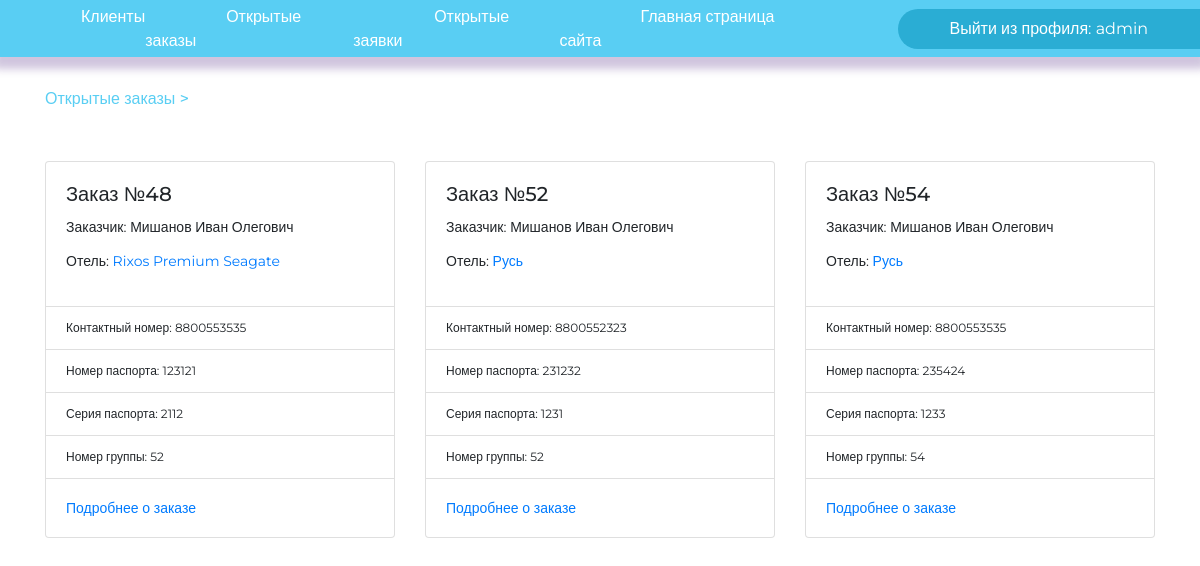
Page /agent/ (signed in) on the earlier database version.
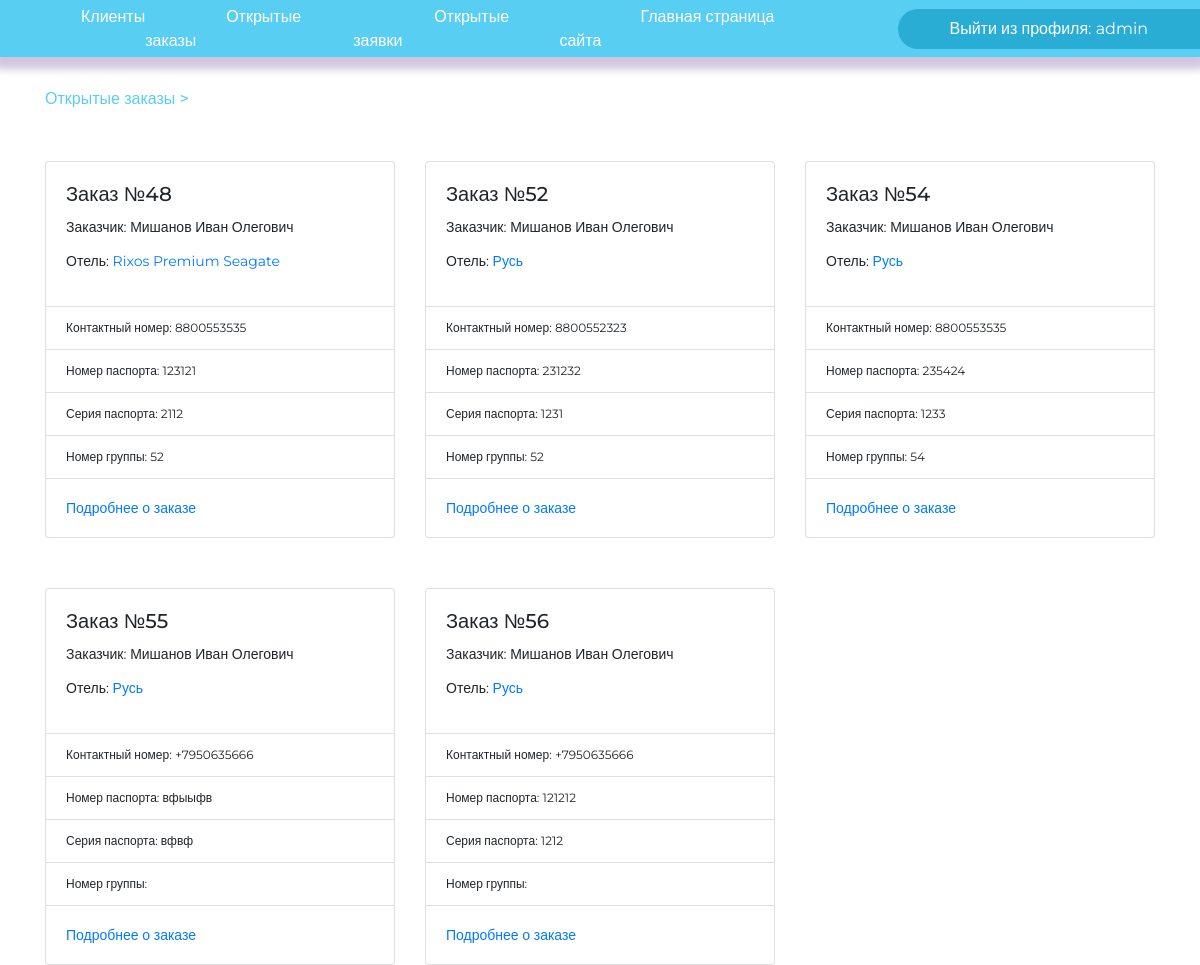
Same page on the later database version.
### djangoApp/models.py (models this page shows, shortened)
class Contract(models.Model):
    client_id = models.ForeignKey(Client, on_delete=models.CASCADE)
    hotel_id = models.ForeignKey(Hotel, on_delete=models.CASCADE)
    group_id = models.ForeignKey(
        GroupClient, on_delete=models.CASCADE, blank=True, null=True)
    sell_date = models.DateField(null=True, blank=True)
    start_date = models.DateField()
    end_date = models.DateField()
    contact_numberRegex = RegexValidator(regex=r'^((8|\+7)[\- ]?)?(\(?\d{3}\)?[\- ]?)?[\d\- ]{7,10}$',
                                         message="Номер телефона введен в неверном формате! Пример: +79261234567, 89261234567, 79261234567, 123-45-67 и т.п.")
    contact_number = models.CharField(
        max_length=13, validators=[contact_numberRegex])

class Client(models.Model):
    surname = models.CharField(max_length=30)
    name = models.CharField(max_length=30)
    patronymic = models.CharField(max_length=30)
    address = models.CharField(max_length=50)
    email = models.CharField(max_length=50)
    pass_and_serial = models.CharField(
        max_length=12, db_index=True, null=True, blank=True)
    numeric = RegexValidator(r'^[0-9+]', 'В этом поле разрешены только цифры')
    pass_number = models.CharField(max_length=6, validators=[
                                   MinLengthValidator(6, 'Длина номера паспорта 6 цифр'), numeric])
    pass_serial = models.CharField(max_length=4, validators=[
                                   MinLengthValidator(4, 'Длина серии паспорта 4 цифры'), numeric])

class Hotel(models.Model):
    country_id = models.ForeignKey(Country, on_delete=models.CASCADE)
    name = models.CharField(max_length=30)
    town = models.CharField(max_length=30)
    price = models.DecimalField(max_digits=20, decimal_places=2)
    wi_fi = models.CharField(
        choices=(('1', '1'), ('0', '0')), default=0, max_length=30)
    beach = models.CharField(
        choices=(('1', '1'), ('0', '0')), default=0, max_length=30)
    air_conditioning = models.CharField(
        choices=(('1', '1'), ('0', '0')), default=0, max_length=30)
    child = models.CharField(
        choices=(('1', '1'), ('0', '0')), default=0, max_length=30)
    bar = models.CharField(
        choices=(('1', '1'), ('0', '0')), default=0, max_length=30)
    desc = models.TextField(max_length=200)

class GroupClient(models.Model):
    client = models.ManyToManyField(Client, blank=True)

### djangoApp/views.py (the view)
# urls.py: path('agent/', Agent.as_view()),
class Agent(LoginRequiredMixin, ListView):
    redirect_field_name = None
    model = Contract
    template_name = 'agent.html'
    context_object_name = 'contracts'
    def get_queryset(self):
        if self.request.GET.get('id_client'): #Если был произведен поиск заказов связанных с клиентом
            clientId=self.request.GET.get('id_client')
            if GroupClient.objects.filter(client=clientId) or Contract.objects.filter(client_id=clientId).exists(): #Поиск связей в заказах и группах
                contractsGroup=Contract.objects.none()
                contractsClient=Contract.objects.none()
                if GroupClient.objects.filter(client=clientId).exists():
                    groups = GroupClient.objects.filter(client=clientId)
                    contractsGroup=Contract.objects.filter(group_id__in=[group.id for group in groups])
                if Contract.objects.filter(client_id=clientId).exists():
                    contractsClient=Contract.objects.filter(client_id=clientId)
                contractRes = contractsClient.union(contractsGroup)
                return contractRes
            else:
               messages.error(self.request, 'Связанные заказы не найдены')
               return Contract.objects.all()
        else:
            return Contract.objects.all() #Обычный сценарий отображения

### djangoApp/templates/agent.html (shortened to what this page needs)
{% extends 'secret_panel.html' %}
{% block  content %}
        <div class="row row-cols-2 row-cols-md-3 g-4">
            {% for contr in contracts %}
            {% include 'order_card.html' %}
            {% endfor %}
        </div>
{% endblock %}

### djangoApp/templates/order_card.html
{% block content %}
    <div class="col">
        <div class="card">
            <div class="card-body">
                <h5 class="card-title">Заказ №{{ contr.id }}</h5>
                <div class="card-text">
                    <p>Заказчик: {{ contr.client_id.surname }} {{ contr.client_id.name }} {{ contr.client_id.patronymic }}</p>
                    <p>Отель: <a href="#">{{ contr.hotel_id.name }}</a></p>
                </div>
            </div>
            <ul class="list-group list-group-flush">
                <li class="list-group-item">Контактный номер: {{ contr.contact_number }}</li>
                <li class="list-group-item">Номер паспорта: {{ contr.client_id.pass_number }}</li>
                <li class="list-group-item">Серия паспорта: {{ contr.client_id.pass_serial }}</li>
                <li class="list-group-item">Номер группы: {{ contr.group_id.id }}</li>
            </ul>
            <div class="card-body">
                <div class="row">
                    <div class="col">
                        <a href="contract/{{contr.id}}/" class="card-link">Подробнее о заказе</a>
                    </div>
                </div>
            </div>
        </div>
    </div>
{% endblock %}

Differences in the rows shown:
added Contract: id "55", client_id.surname "Мишанов", client_id.name "Иван", client_id.patronymic "Олегович", hotel_id.name "Русь", contact_number "+7950635666", client_id.pass_number "вфыыфв", client_id.pass_serial "вфвф"
added Contract: id "56", client_id.surname "Мишанов", client_id.name "Иван", client_id.patronymic "Олегович", hotel_id.name "Русь", contact_number "+7950635666", client_id.pass_number "121212", client_id.pass_serial "1212"
